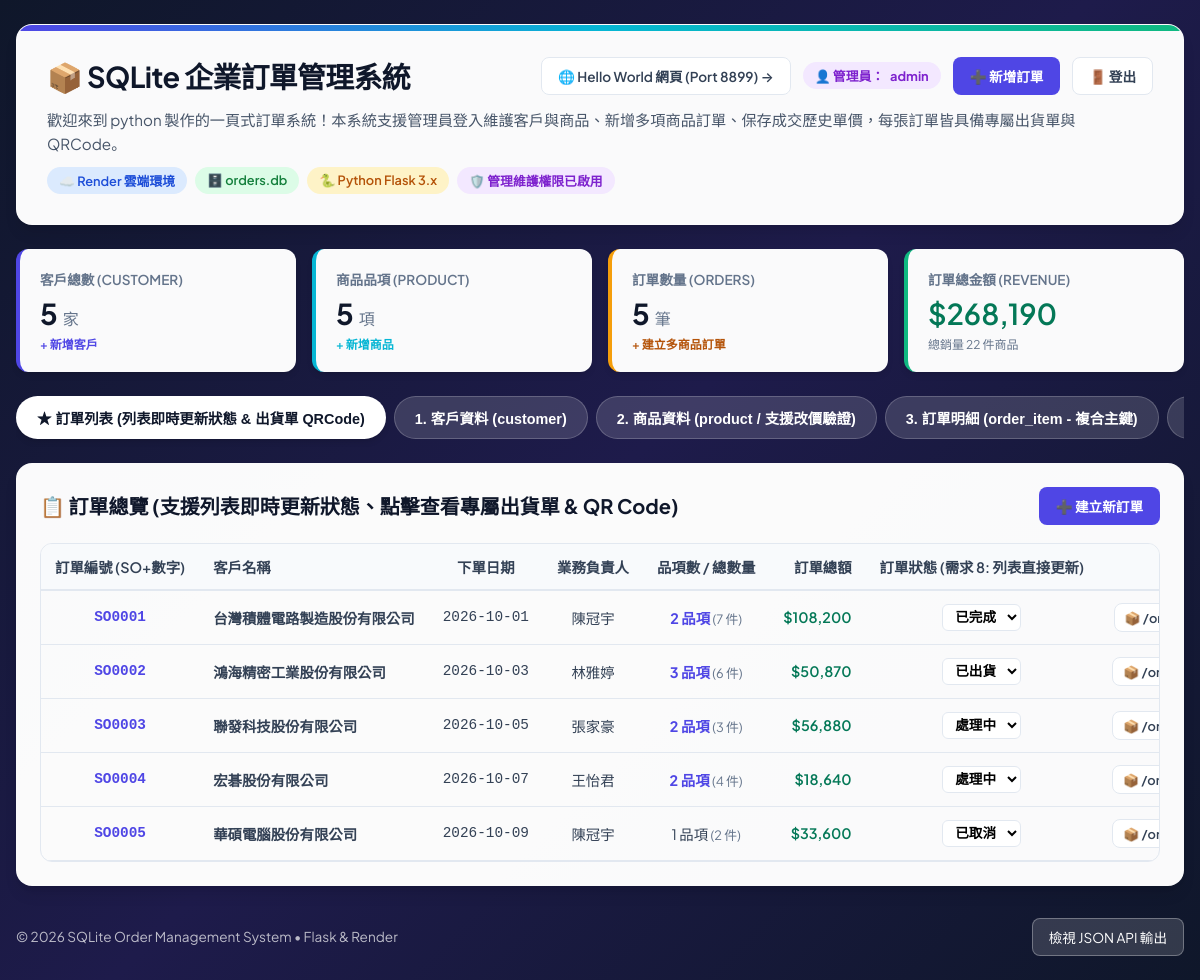
/orders (signed in), run on the app's committed database.
### tables this page shows
CREATE TABLE orders (
        order_id INTEGER PRIMARY KEY AUTOINCREMENT,
        order_code TEXT UNIQUE NOT NULL CHECK (order_code GLOB 'SO[0-9]*' AND length(order_code) >= 3),
        customer_id INTEGER NOT NULL,
        order_date TEXT NOT NULL,
        status TEXT NOT NULL DEFAULT '處理中',
        salesperson TEXT NOT NULL,
        FOREIGN KEY (customer_id) REFERENCES customer(customer_id) ON DELETE RESTRICT
    );

### app.py (the view)
@app.route("/")
@app.route("/orders")
def index():
    ensure_db()
    conn = get_connection()
    cursor = conn.cursor()
    cursor.execute("""
    SELECT customer_id, name, phone, address, created_date
    FROM customer
    ORDER BY customer_id;
    """)
    customers = [dict(r) for r in cursor.fetchall()]
    cursor.execute("""
    SELECT product_id, name, price, stock, category
    FROM product
    ORDER BY product_id;
    """)
    products = [dict(r) for r in cursor.fetchall()]
    cursor.execute("""
    SELECT o.order_id, o.order_code, o.customer_id, c.name AS customer_name, o.order_date, o.status, o.salesperson
    FROM orders o
    JOIN customer c ON o.customer_id = c.customer_id
    ORDER BY o.order_id;
    """)
    orders = [dict(r) for r in cursor.fetchall()]
    cursor.execute("""
    SELECT oi.order_id, o.order_code, oi.product_id, p.name AS product_name, oi.quantity, oi.unit_price, (oi.quantity * oi.unit_price) AS subtotal
    FROM order_item oi
    JOIN orders o ON oi.order_id = o.order_id
    JOIN product p ON oi.product_id = p.product_id
    ORDER BY oi.order_id, oi.product_id;
    """)
    order_items = [dict(r) for r in cursor.fetchall()]
    cursor.execute("""
    SELECT
        o.order_id,
        o.order_code,
        c.name AS customer_name,
        o.order_date,
        o.salesperson,
        o.status,
        COUNT(oi.product_id) AS item_count,
        COALESCE(SUM(oi.quantity), 0) AS total_quantity,
        COALESCE(SUM(oi.quantity * oi.unit_price), 0) AS total_amount
    FROM orders o
    JOIN customer c ON o.customer_id = c.customer_id
    LEFT JOIN order_item oi ON o.order_id = oi.order_id
    GROUP BY o.order_id
    ORDER BY o.order_id;
    """)
    order_summary = [dict(r) for r in cursor.fetchall()]
    total_revenue = sum(r["total_amount"] for r in order_summary) if order_summary else 0
    total_qty = sum(r["total_quantity"] for r in order_summary) if order_summary else 0
    conn.close()
    is_admin = bool(session.get("admin") and session.get("role") == "admin")
    return render_template(
        "index.html",
        customers=customers,
        products=products,
        orders=orders,
        order_items=order_items,
        order_summary=order_summary,
        total_revenue=total_revenue,
        total_qty=total_qty,
        is_admin=is_admin,
    )

### app.py (called while the page is built)
@app.after_request
def set_utf8_encoding(response):
    content_type = response.headers.get("Content-Type", "")
    if "text/html" in content_type and "charset" not in content_type:
        response.headers["Content-Type"] = "text/html; charset=utf-8"
    elif "application/json" in content_type and "charset" not in content_type:
        response.headers["Content-Type"] = "application/json; charset=utf-8"
    return response

def ensure_db():
    if not os.path.exists(DB_PATH):
        init_database(DB_PATH)

### create_db.py (called while the page is built)
def get_connection(db_path=DB_PATH):
    conn = sqlite3.connect(db_path)
    conn.row_factory = sqlite3.Row
    conn.execute("PRAGMA foreign_keys = ON;")
    return conn

### templates/index.html (shortened to what this page needs)
<!DOCTYPE html>
<html lang="zh-Hant">
<head>
</head>
<body>
    <div class="container">
        <header class="header-card">
            <div class="header-top">
                <div class="brand-title">
                    <h1>📦 SQLite 企業訂單管理系統</h1>
                </div>
                <div class="auth-bar">
                    <a href="http://127.0.0.1:8899/" target="_blank" class="btn btn-outline" title="開啟獨立的 Hello World 網頁">
                        🌐 Hello World 網頁 (Port 8899) →
                    </a>
                    {% if is_admin %}
                        <span class="pill pill-admin">👤 管理員：<strong>{{ session['admin'] }}</strong></span>
                        <a href="/admin/orders/new" class="btn btn-primary">➕ 新增訂單</a>
                        <a href="/logout" class="btn btn-outline">🚪 登出</a>
                    {% else %}
                        <a href="/login" class="btn btn-primary">🔑 管理員登入</a>
                    {% endif %}
                </div>
            </div>
            <p style="color: var(--slate-600); font-size: 0.95rem; line-height: 1.6;">
                歡迎來到 python 製作的一頁式訂單系統！本系統支援管理員登入維護客戶與商品、新增多項商品訂單、保存成交歷史單價，每張訂單皆具備專屬出貨單與 QRCode。
            </p>
            <div class="tag-cloud">
                <span class="pill pill-render">☁️ Render 雲端環境</span>
                <span class="pill pill-sqlite">🗄️ orders.db</span>
                <span class="pill pill-flask">🐍 Python Flask 3.x</span>
                {% if is_admin %}
                <span class="pill pill-admin">🛡️ 管理維護權限已啟用</span>
                {% endif %}
            </div>
        </header>
        <section class="stats-grid">
            <div class="stat-card" style="border-left-color: #4f46e5;">
                <div class="stat-label">客戶總數 (Customer)</div>
                <div class="stat-value">{{ customers|length }} <span style="font-size: 1rem; font-weight: normal; color: #64748b;">家</span></div>
                <div class="stat-sub">
                    {% if is_admin %}<a href="javascript:void(0)" onclick="openModal('modalAddCustomer')" style="color:#4f46e5; text-decoration:none; font-weight:600;">+ 新增客戶</a>{% else %}5 筆繁體中文企業資料{% endif %}
                </div>
            </div>
            <div class="stat-card" style="border-left-color: #06b6d4;">
                <div class="stat-label">商品品項 (Product)</div>
                <div class="stat-value">{{ products|length }} <span style="font-size: 1rem; font-weight: normal; color: #64748b;">項</span></div>
                <div class="stat-sub">
                    {% if is_admin %}<a href="javascript:void(0)" onclick="openModal('modalAddProduct')" style="color:#06b6d4; text-decoration:none; font-weight:600;">+ 新增商品</a>{% else %}單價 CHECK ≥ 0、庫存 CHECK ≥ 0{% endif %}
                </div>
            </div>
            <div class="stat-card" style="border-left-color: #f59e0b;">
                <div class="stat-label">訂單數量 (Orders)</div>
                <div class="stat-value">{{ orders|length }} <span style="font-size: 1rem; font-weight: normal; color: #64748b;">筆</span></div>
                <div class="stat-sub">
                    {% if is_admin %}<a href="/admin/orders/new" style="color:#b45309; text-decoration:none; font-weight:600;">+ 建立多商品訂單</a>{% else %}包含多品項訂單案例{% endif %}
                </div>
            </div>
            <div class="stat-card" style="border-left-color: #10b981;">
                <div class="stat-label">訂單總金額 (Revenue)</div>
                <div class="stat-value text-price">${{ "{:,.0f}".format(total_revenue) }}</div>
                <div class="stat-sub">總銷量 {{ total_qty }} 件商品</div>
            </div>
        </section>
        <nav class="tabs-nav" aria-label="資料表切換">
            <button class="tab-btn active" onclick="switchTab('tab-orders-list')">★ 訂單列表 (列表即時更新狀態 & 出貨單 QRCode)</button>
            <button class="tab-btn" onclick="switchTab('tab-customer')">1. 客戶資料 (customer)</button>
            <button class="tab-btn" onclick="switchTab('tab-product')">2. 商品資料 (product / 支援改價驗證)</button>
            <button class="tab-btn" onclick="switchTab('tab-items')">3. 訂單明細 (order_item - 複合主鍵)</button>
            <button class="tab-btn" onclick="switchTab('tab-rules')">🛡️ 規格與約束驗證說明</button>
        </nav>
        <div id="tab-orders-list" class="tab-content active">
            <div class="content-card">
                <div class="content-header">
                    <div class="content-title">
                        <span>📋 訂單總覽 (支援列表即時更新狀態、點擊查看專屬出貨單 & QR Code)</span>
                    </div>
                    {% if is_admin %}
                    <a href="/admin/orders/new" class="btn btn-primary">➕ 建立新訂單</a>
                    {% endif %}
                </div>
                <div class="table-responsive">
                    <table>
                        <thead>
                            <tr>
                                <th class="col-center">訂單編號 (SO+數字)</th>
                                <th>客戶名稱</th>
                                <th class="col-center">下單日期</th>
                                <th class="col-center">業務負責人</th>
                                <th class="col-center">品項數 / 總數量</th>
                                <th class="col-right">訂單總額</th>
                                <th class="col-center">訂單狀態 (需求 8: 列表直接更新)</th>
                                <th class="col-center">出貨單專屬頁面 (需求 9)</th>
                            </tr>
                        </thead>
                        <tbody>
                            {% for row in order_summary %}
                            <tr>
                                <td class="col-center text-bold text-mono" style="color:var(--primary);">{{ row.order_code }}</td>
                                <td class="text-bold">{{ row.customer_name }}</td>
                                <td class="col-center text-mono">{{ row.order_date }}</td>
                                <td class="col-center">{{ row.salesperson }}</td>
                                <td class="col-center">
                                    {% if row.item_count > 1 %}
                                        <span style="color:#4f46e5; font-weight:700;">{{ row.item_count }} 品項</span>
                                    {% else %}
                                        <span>{{ row.item_count }} 品項</span>
                                    {% endif %}
                                    <span style="color:#64748b; font-size:0.8rem;">({{ row.total_quantity }} 件)</span>
                                </td>
                                <td class="col-right text-price">${{ "{:,.0f}".format(row.total_amount) }}</td>
                                <td class="col-center">
                                    <form method="POST" action="/admin/orders/update_status/{{ row.order_id }}" style="margin:0;">
                                        <select name="status" class="status-select" onchange="this.form.submit()" title="直接切換訂單狀態">
                                            <option value="處理中" {% if row.status == '處理中' %}selected{% endif %}>處理中</option>
                                            <option value="已出貨" {% if row.status == '已出貨' %}selected{% endif %}>已出貨</option>
                                            <option value="已完成" {% if row.status == '已完成' %}selected{% endif %}>已完成</option>
                                            <option value="已取消" {% if row.status == '已取消' %}selected{% endif %}>已取消</option>
                                        </select>
                                    </form>
                                </td>
                                <td class="col-center">
                                    <a href="/order/{{ row.order_code }}" class="btn btn-outline" style="padding:4px 10px; font-size:0.8rem;">
                                        📦 /order/{{ row.order_code }} 出貨單 & QR Code
                                    </a>
                                </td>
                            </tr>
                            {% endfor %}
                        </tbody>
                    </table>
                </div>
            </div>
        </div>
        <footer class="footer-bar">
            <div>© 2026 SQLite Order Management System • Flask & Render</div>
            <a href="/api/check" target="_blank" class="btn-api">檢視 JSON API 輸出</a>
        </footer>
    </div>
</body>
</html>

### data on the page
orders: order_code "SO0001", customer_name "台灣積體電路製造股份有限公司", order_date "2026-10-01", salesperson "陳冠宇", item_count "2", total_quantity "7", total_amount "108,200", status "已完成"
orders: order_code "SO0002", customer_name "鴻海精密工業股份有限公司", order_date "2026-10-03", salesperson "林雅婷", item_count "3", total_quantity "6", total_amount "50,870", status "已出貨"
orders: order_code "SO0003", customer_name "聯發科技股份有限公司", order_date "2026-10-05", salesperson "張家豪", item_count "2", total_quantity "3", total_amount "56,880", status "處理中"
orders: order_code "SO0004", customer_name "宏碁股份有限公司", order_date "2026-10-07", salesperson "王怡君", item_count "2", total_quantity "4", total_amount "18,640", status "處理中"
orders: order_code "SO0005", customer_name "華碩電腦股份有限公司", order_date "2026-10-09", salesperson "陳冠宇", item_count "1", total_quantity "2", total_amount "33,600", status "已取消"

### other printed values
{{ session['admin'] }} "admin"
{{ customers|length }} "5"
{{ products|length }} "5"
{{ orders|length }} "5"
{{ "{:,.0f}".format(total_revenue) }} "268,190"
{{ total_qty }} "22"
